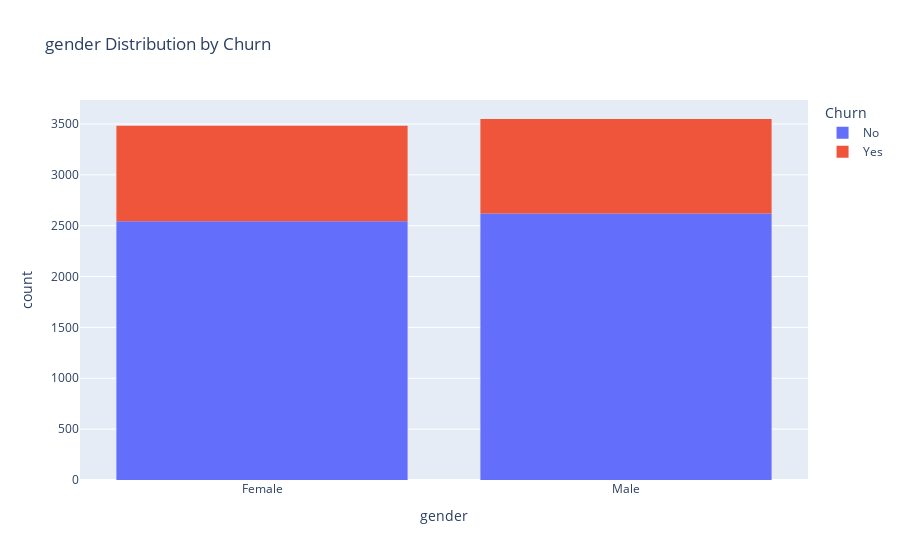
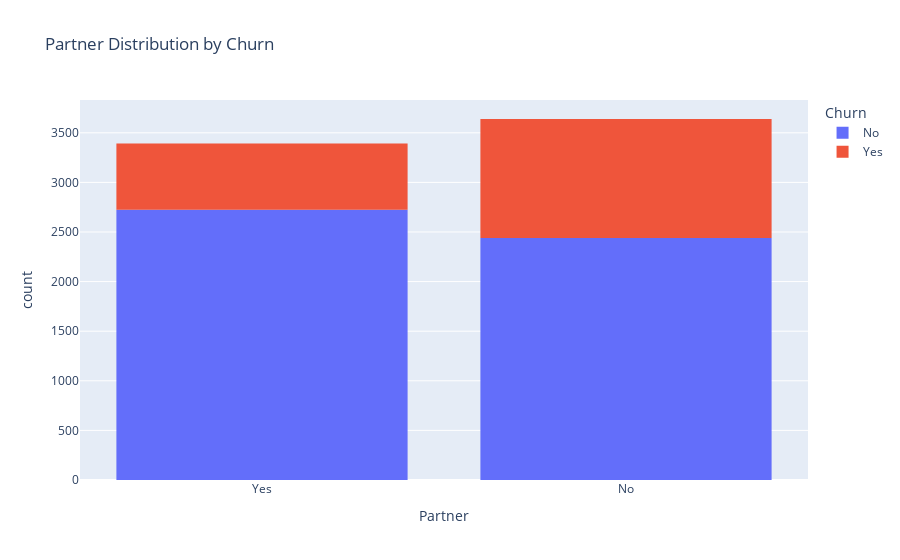

Notebook code cell kept with these figures, in order:
### Code cell
# distribution by churn for categorical columns
for col in cat_cols:
    if col != 'customerID':
        fig= px.histogram(cleaned_data,x=col,color='Churn',title=f'{col} Distribution by Churn')
        fig.show()

### Figure 1 — Plotly figure (JSON) as saved in the notebook; plotly's stock layout.template omitted (floating-point values rounded to 4 significant figures; data arrays with more than 128 entries replaced by an {"elided": "..."} marker saying what was removed)
{"data": [{"alignmentgroup": "True", "bingroup": "x", "hovertemplate": "Churn=No<br>gender=%{x}<br>count=%{y}<extra></extra>", "legendgroup": "No", "marker": {"color": "#636efa", "pattern": {"shape": ""}}, "name": "No", "offsetgroup": "No", "orientation": "v", "showlegend": true, "type": "histogram", "x": {"elided": "5163 str values"}, "xaxis": "x", "yaxis": "y"}, {"alignmentgroup": "True", "bingroup": "x", "hovertemplate": "Churn=Yes<br>gender=%{x}<br>count=%{y}<extra></extra>", "legendgroup": "Yes", "marker": {"color": "#EF553B", "pattern": {"shape": ""}}, "name": "Yes", "offsetgroup": "Yes", "orientation": "v", "showlegend": true, "type": "histogram", "x": {"elided": "1869 str values"}, "xaxis": "x", "yaxis": "y"}], "layout": {"barmode": "relative", "legend": {"title": {"text": "Churn"}, "tracegroupgap": 0}, "title": {"text": "gender Distribution by Churn"}, "xaxis": {"anchor": "y", "domain": [0, 1], "title": {"text": "gender"}}, "yaxis": {"anchor": "x", "domain": [0, 1], "title": {"text": "count"}}}}

### Figure 2 — Plotly figure (JSON) as saved in the notebook; plotly's stock layout.template omitted (floating-point values rounded to 4 significant figures; data arrays with more than 128 entries replaced by an {"elided": "..."} marker saying what was removed)
{"data": [{"alignmentgroup": "True", "bingroup": "x", "hovertemplate": "Churn=No<br>Partner=%{x}<br>count=%{y}<extra></extra>", "legendgroup": "No", "marker": {"color": "#636efa", "pattern": {"shape": ""}}, "name": "No", "offsetgroup": "No", "orientation": "v", "showlegend": true, "type": "histogram", "x": {"elided": "5163 str values"}, "xaxis": "x", "yaxis": "y"}, {"alignmentgroup": "True", "bingroup": "x", "hovertemplate": "Churn=Yes<br>Partner=%{x}<br>count=%{y}<extra></extra>", "legendgroup": "Yes", "marker": {"color": "#EF553B", "pattern": {"shape": ""}}, "name": "Yes", "offsetgroup": "Yes", "orientation": "v", "showlegend": true, "type": "histogram", "x": {"elided": "1869 str values"}, "xaxis": "x", "yaxis": "y"}], "layout": {"barmode": "relative", "legend": {"title": {"text": "Churn"}, "tracegroupgap": 0}, "title": {"text": "Partner Distribution by Churn"}, "xaxis": {"anchor": "y", "domain": [0, 1], "title": {"text": "Partner"}}, "yaxis": {"anchor": "x", "domain": [0, 1], "title": {"text": "count"}}}}
